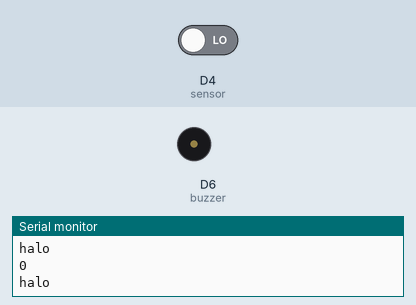
Simulated run of this sketch. Board: ESP8266 (NodeMCU). Parts: buzzer (waves = sounding, pin HIGH), the last lines printed to the serial monitor. Inputs (shaded band) come from the test bench; at power-on: D4 (sensor) LOW.

Above: at 1.2 s.
1.3 s: D4 (sensor) driven HIGH
At 2.5 s:
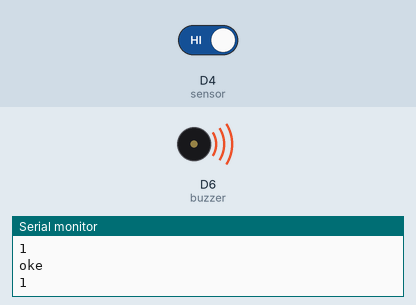
2.8 s: D4 (sensor) driven LOW
At 3.8 s:
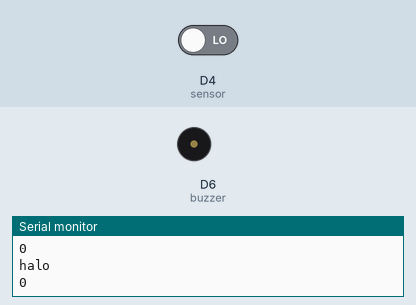
Timing chart, 0 to 5.8 s (numbered marks = the images above; inputs shaded):
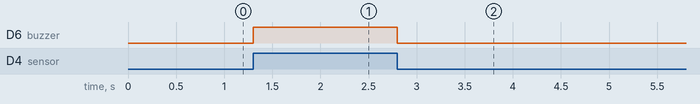

Measured:
- after the input at 1.3 s, D6 (buzzer): LOW → HIGH at once
- after the input at 2.8 s, D6 (buzzer): HIGH → LOW at once

The sketch:

kholil.ino
```cpp
const int buzzer = D6;
const int sensor = D4;
void setup() {
  Serial.begin(9600);
pinMode(sensor,INPUT);
pinMode(buzzer,OUTPUT);

}

void loop() {
 int hasil = digitalRead(sensor);

 if(hasil == HIGH){
  digitalWrite(buzzer,HIGH);
  Serial.println("oke");

  }else if(hasil == LOW){
      digitalWrite(buzzer,LOW);
       Serial.println("halo");
    }
    Serial.println(hasil);
}
```
